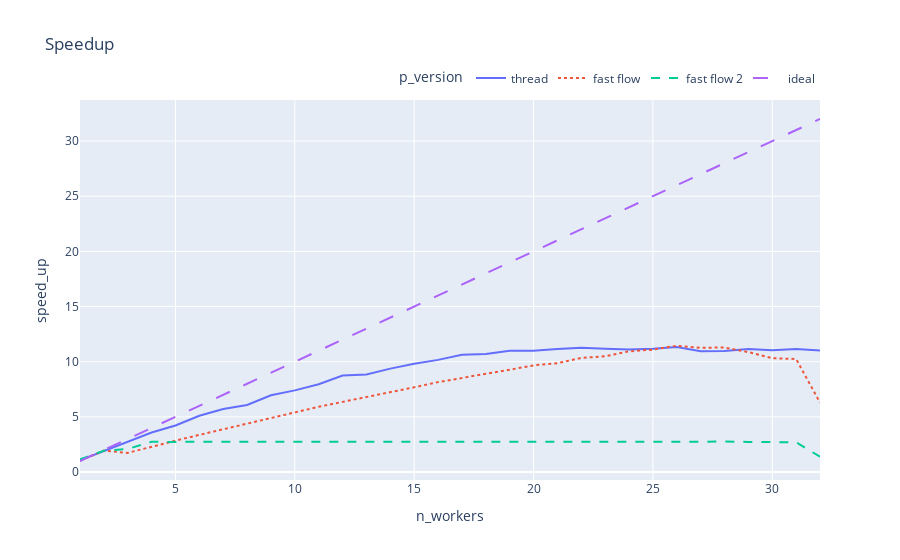

Notebook code for this chart:
### Code cell
fig = px.line(mean_time_df, x="n_workers", y="speed_up",color='p_version', title="Speedup", line_dash='p_version', ) 
fig.update_layout(legend=dict(
    orientation="h",
    yanchor="bottom",
    y=1.02,
    xanchor="right",
    x=1
))
fig.show()

### Figure 1 — Plotly figure (JSON) as saved in the notebook; plotly's stock layout.template omitted (floating-point values rounded to 4 significant figures)
{"data": [{"hovertemplate": "p_version=thread<br>n_workers=%{x}<br>speed_up=%{y}<extra></extra>", "legendgroup": "thread", "line": {"color": "#636efa", "dash": "solid"}, "marker": {"symbol": "circle"}, "mode": "lines", "name": "thread", "orientation": "v", "showlegend": true, "type": "scatter", "x": [1, 2, 3, 4, 5, 6, 7, 8, 9, 10, 11, 12, 13, 14, 15, 16, 17, 18, 19, 20, 21, 22, 23, 24, 25, 26, 27, 28, 29, 30, 31, 32], "xaxis": "x", "y": [1.052, 1.894, 2.78, 3.579, 4.217, 5.102, 5.71, 6.074, 6.957, 7.402, 7.962, 8.755, 8.847, 9.374, 9.808, 10.17, 10.62, 10.71, 10.99, 10.99, 11.16, 11.26, 11.18, 11.11, 11.18, 11.33, 10.95, 10.97, 11.14, 11.04, 11.16, 11.01], "yaxis": "y"}, {"hovertemplate": "p_version=fast flow<br>n_workers=%{x}<br>speed_up=%{y}<extra></extra>", "legendgroup": "fast flow", "line": {"color": "#EF553B", "dash": "dot"}, "marker": {"symbol": "circle"}, "mode": "lines", "name": "fast flow", "orientation": "v", "showlegend": true, "type": "scatter", "x": [1, 2, 3, 4, 5, 6, 7, 8, 9, 10, 11, 12, 13, 14, 15, 16, 17, 18, 19, 20, 21, 22, 23, 24, 25, 26, 27, 28, 29, 30, 31, 32], "xaxis": "x", "y": [1.019, 1.939, 1.734, 2.303, 2.845, 3.368, 3.872, 4.422, 4.901, 5.422, 5.916, 6.36, 6.781, 7.241, 7.681, 8.15, 8.505, 8.923, 9.276, 9.669, 9.87, 10.34, 10.49, 10.94, 11.1, 11.45, 11.26, 11.29, 10.87, 10.32, 10.25, 6.288], "yaxis": "y"}, {"hovertemplate": "p_version=fast flow 2<br>n_workers=%{x}<br>speed_up=%{y}<extra></extra>", "legendgroup": "fast flow 2", "line": {"color": "#00cc96", "dash": "dash"}, "marker": {"symbol": "circle"}, "mode": "lines", "name": "fast flow 2", "orientation": "v", "showlegend": true, "type": "scatter", "x": [1, 2, 3, 4, 5, 6, 7, 8, 9, 10, 11, 12, 13, 14, 15, 16, 17, 18, 19, 20, 21, 22, 23, 24, 25, 26, 27, 28, 29, 30, 31, 32], "xaxis": "x", "y": [1.142, 1.94, 2.094, 2.735, 2.733, 2.747, 2.735, 2.753, 2.746, 2.752, 2.749, 2.753, 2.747, 2.757, 2.751, 2.761, 2.745, 2.758, 2.746, 2.757, 2.741, 2.762, 2.747, 2.755, 2.736, 2.76, 2.733, 2.759, 2.728, 2.728, 2.693, 1.386], "yaxis": "y"}, {"hovertemplate": "p_version=ideal<br>n_workers=%{x}<br>speed_up=%{y}<extra></extra>", "legendgroup": "ideal", "line": {"color": "#ab63fa", "dash": "longdash"}, "marker": {"symbol": "circle"}, "mode": "lines", "name": "ideal", "orientation": "v", "showlegend": true, "type": "scatter", "x": [1, 2, 3, 4, 5, 6, 7, 8, 9, 10, 11, 12, 13, 14, 15, 16, 17, 18, 19, 20, 21, 22, 23, 24, 25, 26, 27, 28, 29, 30, 31, 32], "xaxis": "x", "y": [1, 2, 3, 4, 5, 6, 7, 8, 9, 10, 11, 12, 13, 14, 15, 16, 17, 18, 19, 20, 21, 22, 23, 24, 25, 26, 27, 28, 29, 30, 31, 32], "yaxis": "y"}], "layout": {"legend": {"orientation": "h", "title": {"text": "p_version"}, "tracegroupgap": 0, "x": 1, "xanchor": "right", "y": 1.02, "yanchor": "bottom"}, "title": {"text": "Speedup"}, "xaxis": {"anchor": "y", "domain": [0, 1], "title": {"text": "n_workers"}}, "yaxis": {"anchor": "x", "domain": [0, 1], "title": {"text": "speed_up"}}}}
